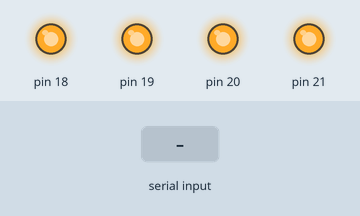
The sketch below on a simulated Arduino Mega 2560, built with avr-gcc and run on an emulated ATmega2560. Parts: output pins drawn as LEDs (lit = HIGH). Inputs (shaded band) come from the test bench.

Above: at 1.2 s.
1.3 s: "1" received over Serial
At 2.0 s:
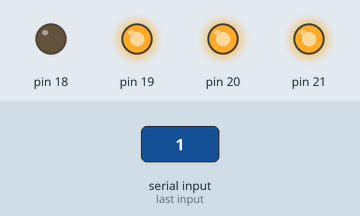
2.8 s: "2" received over Serial
At 3.2 s:
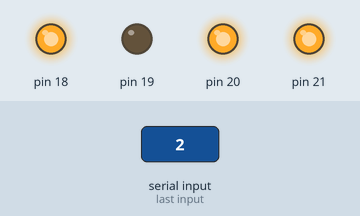
4.3 s: "3" received over Serial
At 5.5 s:
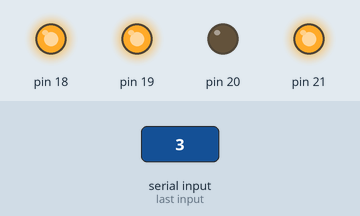
5.8 s: "4" received over Serial
At 6.6 s:
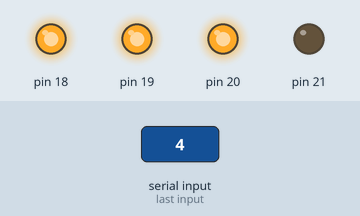
Timing chart, 0 to 8.3 s (numbered marks = the images above; inputs shaded):
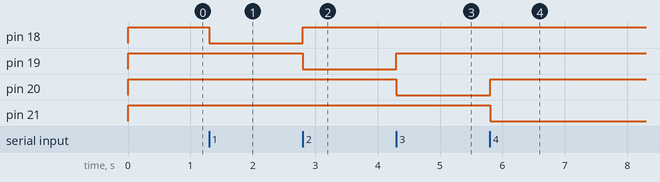

Measured:
- after the input at 1.3 s, pin 18: HIGH → LOW at once
- after the input at 2.8 s, pin 18: LOW → HIGH at once; pin 19: HIGH → LOW at once
- after the input at 4.3 s, pin 19: LOW → HIGH at once; pin 20: HIGH → LOW at once
- after the input at 5.8 s, pin 20: LOW → HIGH at once; pin 21: HIGH → LOW at once

The sketch:

valveswitcher_Igor.ino
```cpp
#include<LiquidCrystal.h>
LiquidCrystal lcd(10,11,12,22,23,24,25,26,27,28,29);

int incomingByte = 0;

void setup() {
  Serial.begin(9600);

  for (int i = 30; i < 49; i += 1) {
    pinMode(i, INPUT);
  }


  pinMode(18, OUTPUT);
  pinMode(19, OUTPUT);
  pinMode(20, OUTPUT);
  pinMode(21, OUTPUT);

  digitalWrite(18, HIGH);
  digitalWrite(19, HIGH);
  digitalWrite(20, HIGH);
  digitalWrite(21, HIGH);
}


void loop() {
  if (Serial.available() > 0) {
    incomingByte = Serial.read();
    if (incomingByte == 49) {
      changeState(1);
    }
    else if (incomingByte == 50) {
      changeState(2);
    }
    else if (incomingByte == 51) {
      changeState(3);
    }
    else if (incomingByte == 52) {
      changeState(4);
    }
    else {
    }
  }
}


void changeState(int number) {
  digitalWrite(18, HIGH);
  digitalWrite(19, HIGH);
  digitalWrite(20, HIGH);
  digitalWrite(21, HIGH);
  int pinNum = number + 17; //num from 1 to 4
  digitalWrite(pinNum, LOW);
  //delay(6000);

}
```
